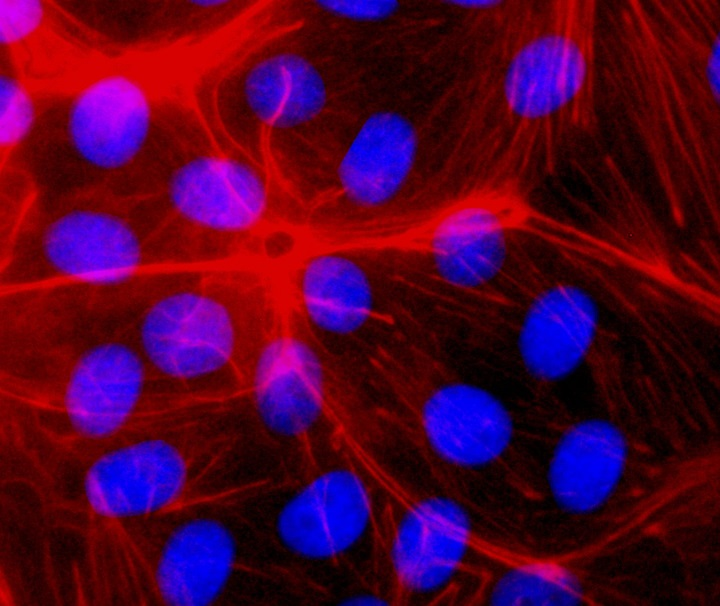
#> input picture Joyce_Mikey_HW1B/images/cells3.jpg, 720 x 606 px
$ python main.py
#> lines starting #> are read from the running program, lines starting #| are printed output that depends on the picture
#> in experiment, img is the input picture: shape (606, 720, 3); mean B, G, R 44.9, 1.1, 81.1
import cv2
import numpy as np
from scipy.ndimage import convolve
import matplotlib.pyplot as plt


def get_rgb_strcture_tensor(img, sigma=1.0):
#> called with sigma = 1
    r, g, b = img[:, :, 2], img[:, :, 1], img[:, :, 0]
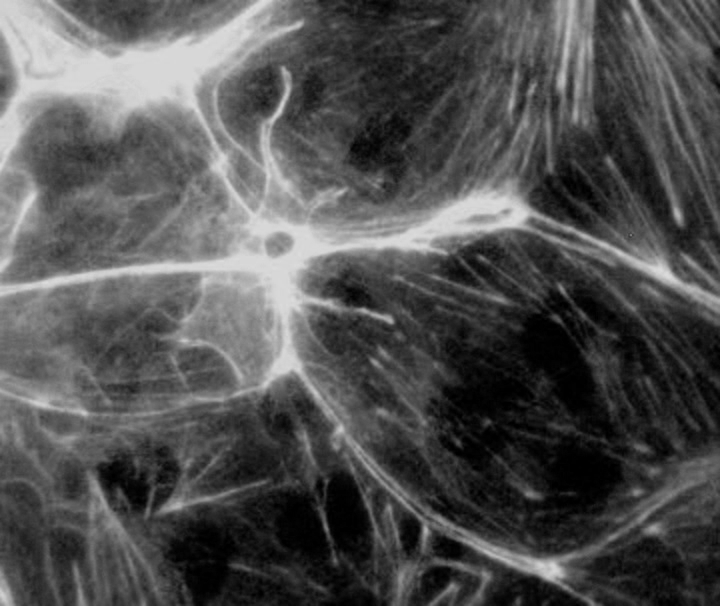
#> r: shape (606, 720) float64; min 0, max 0.871, mean 0.318

    Ix_R, Iy_R, Ixy_R = get_structure_tensor(r, sigma)
    Ix_G, Iy_G, Ixy_G = get_structure_tensor(g, sigma)
    Ix_B, Iy_B, Ixy_B = get_structure_tensor(b, sigma)

    Ix = (Ix_R + Ix_G + Ix_B)
    Iy = (Iy_R + Iy_G + Iy_B)
    Ixy = (Ixy_R + Ixy_G + Ixy_B)

    return Ix, Iy, Ixy


def get_structure_tensor(img, sigma=1.0):
#> called with sigma = 1
    dx = convolve(img, np.array([[-1, 0, 1]]), mode='nearest')
    dy = convolve(img, np.array([[-1, 0, 1]]).T, mode='nearest')

    Ix = dx**2
    Iy = dy**2
    Ixy = dx*dy

    ksize = int(6 * sigma) | 1
    outer = np.outer(np.exp(-np.arange(-(ksize - 1)//2, (ksize - 1)//2 + 1)**2 / (2 * sigma**2)), np.ones(ksize))

    Ix = convolve(Ix, outer, mode='nearest')
    Iy = convolve(Iy, outer, mode='nearest')
    Ixy = convolve(Ixy, outer, mode='nearest')

    return Ix, Iy, Ixy


def normalize_image(image):
    min_val = np.min(image)
    max_val = np.max(image)
    normalized_image = (image - min_val) / (max_val - min_val) * 255
    return normalized_image.astype(np.uint8)


def experiment(sig):
    img = cv2.imread('images/cells3.jpg', cv2.IMREAD_UNCHANGED)
    image = img.astype(float) / 255.0

    Ix, Iy, Ixy = get_rgb_strcture_tensor(image, sigma=sig)

    structure_tensor = np.array([[Ix, Ixy], [Ixy, Iy]])
    structure_trace = np.trace(structure_tensor)

    plt.imshow(Ix, cmap='gray')
    plt.title('Ix Sig='+str(sig))
    plt.savefig('results/Ix_sig='+str(sig)+'.png', dpi=900)
    plt.show()

    plt.imshow(Iy, cmap='gray')
    plt.title('Iy Sig='+str(sig))
    plt.savefig('results/Iy_sig='+str(sig)+'.png', dpi=900)
    plt.show()

    plt.imshow(Ixy, cmap='gray')
    plt.title('Ixy Sig='+str(sig))
    plt.savefig('results/Ixy_sig='+str(sig)+'.png', dpi=900)
    plt.show()

    plt.imshow(structure_trace, cmap='gray')
    plt.title('Structure Tensor Trace Sigma='+str(sig))
    plt.savefig('results/tensor_trace_sig='+str(sig)+'.png', dpi=900)
    plt.show()

    gray = cv2.cvtColor(img, cv2.COLOR_BGR2GRAY)

    plt.imshow(gray, cmap='gray')
    plt.title('Grayscale')
    plt.show()

    Ix, Iy, Ixy = get_structure_tensor(gray, sigma=sig)
#> call 4 of get_structure_tensor, with sigma = 1
#> in get_structure_tensor (call 4), `dx = convolve(img, np.array([[-1, 0, 1]]), mode='nearest')`:
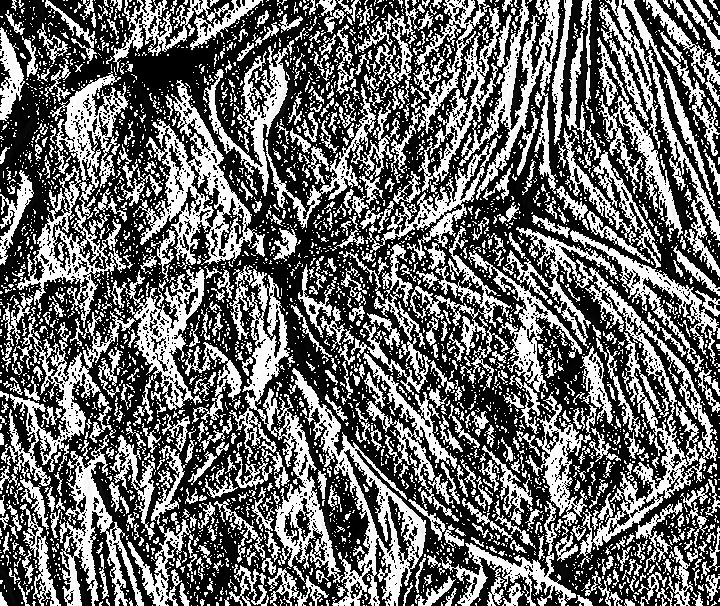
#> dx: shape (606, 720); min 0, max 255, mean 106
#> in get_structure_tensor (call 4), `dy = convolve(img, np.array([[-1, 0, 1]]).T, mode='nearest')`:
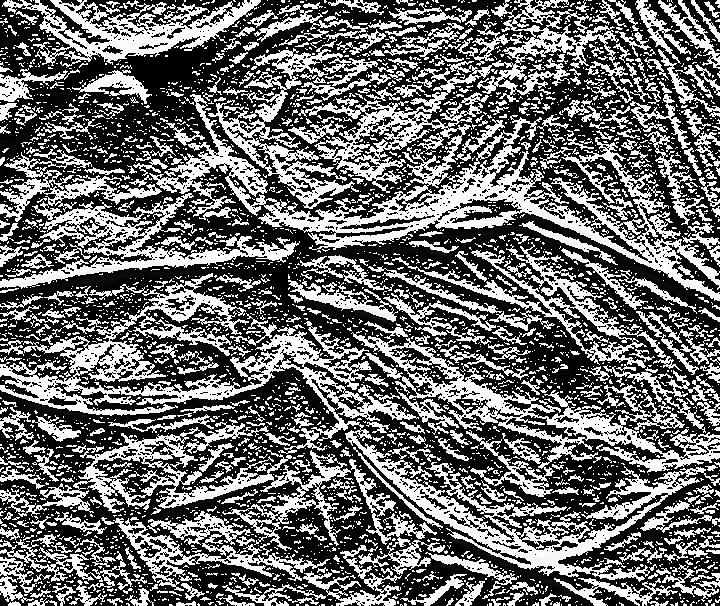
#> dy: shape (606, 720); min 0, max 255, mean 106.7
    gradient_magnitude = np.sqrt(Ix ** 2 + Iy ** 2)
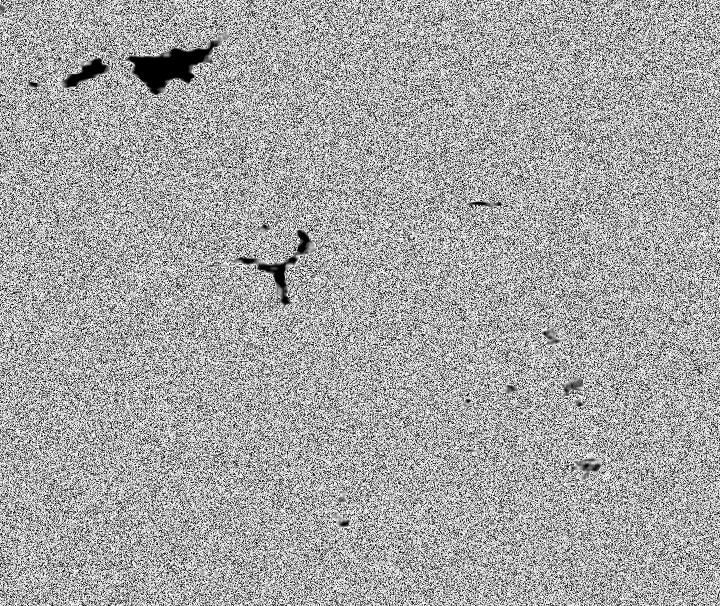
#> gradient_magnitude: shape (606, 720) float16; min 0, max 15.91, mean 10.38; drawn with min black and max white

    plt.imshow(gradient_magnitude, cmap='gray')
    plt.title('Grayscale Gradient Magnitude Sig='+str(sig))
    plt.savefig('results/gradient_magnitude_sig='+str(sig)+'.png', dpi=900)
    plt.show()


if __name__ == '__main__':
    experiment(sig=1.0)
    experiment(sig=5.0)
#> in get_structure_tensor (call 5), `Ix = convolve(Ix, outer, mode='nearest')`:
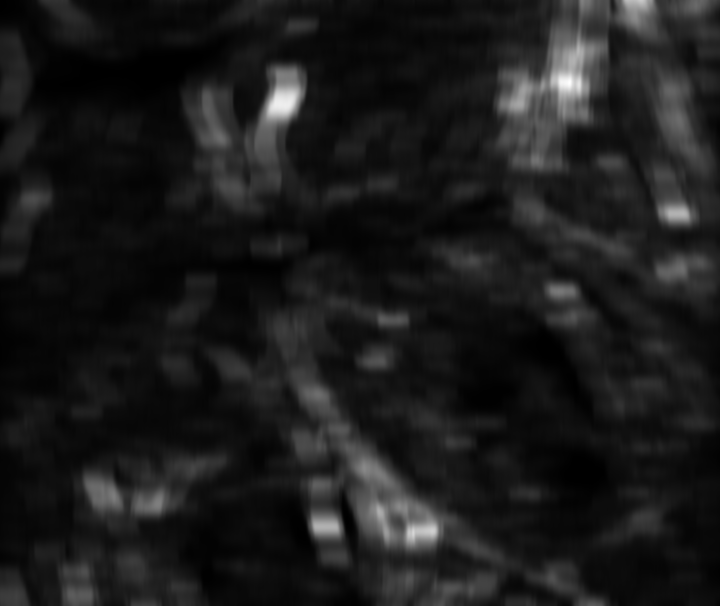
#> Ix: shape (606, 720) float64; min 0.000278, max 4.5, mean 0.491; drawn with min black and max white
#> in get_structure_tensor (call 5), `Ixy = convolve(Ixy, outer, mode='nearest')`:
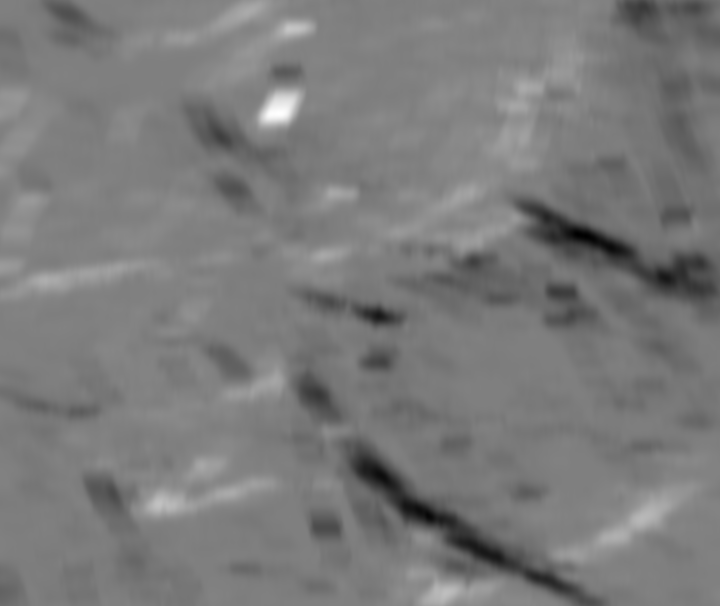
#> Ixy: shape (606, 720) float64; min -2.19, max 2.18, mean -0.0835; drawn with min black and max white
#> in get_structure_tensor (call 6), `Iy = convolve(Iy, outer, mode='nearest')`:
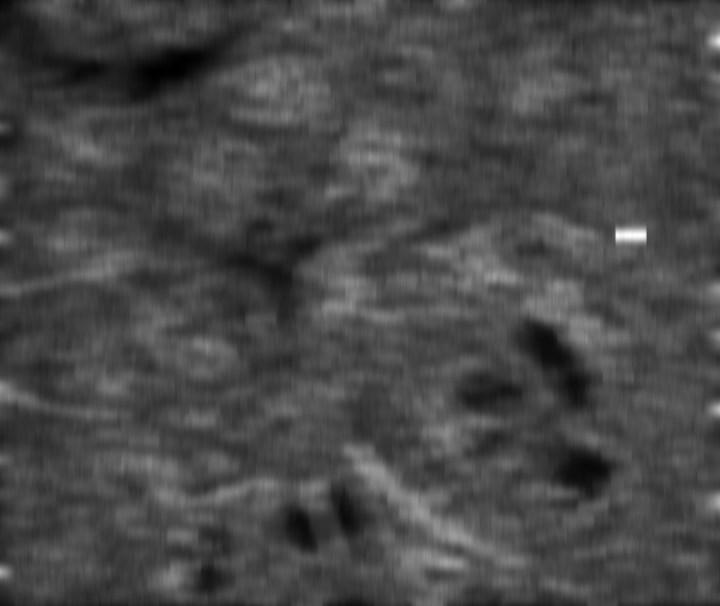
#> Iy: shape (606, 720) float64; min 0.000367, max 0.0673, mean 0.0193; drawn with min black and max white
#> (the run stopped early here; a loop or call above may not have finished)
